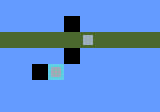

A level layout from a 2D game, rendered from its tile map. Below: a short description, then the map file with tile-grid data replaced by summaries:
An orthogonal 10x7 tile map with 16x16 px tiles, 1 tile layer (Tile Layer 1).

<map version="1.0" orientation="orthogonal" renderorder="right-down" width="10" height="7" tilewidth="16" tileheight="16" nextobjectid="1">
 <tileset firstgid="1" name="sample-tileset" tilewidth="16" tileheight="16" tilecount="5">
  <image source="../sample-tileset.png" width="80" height="16" />
 </tileset>
 <layer name="Tile Layer 1" width="10" height="7">
  <data>[70 cells, 70 non-empty, 5 distinct tile ids]</data>
 </layer>
</map>
